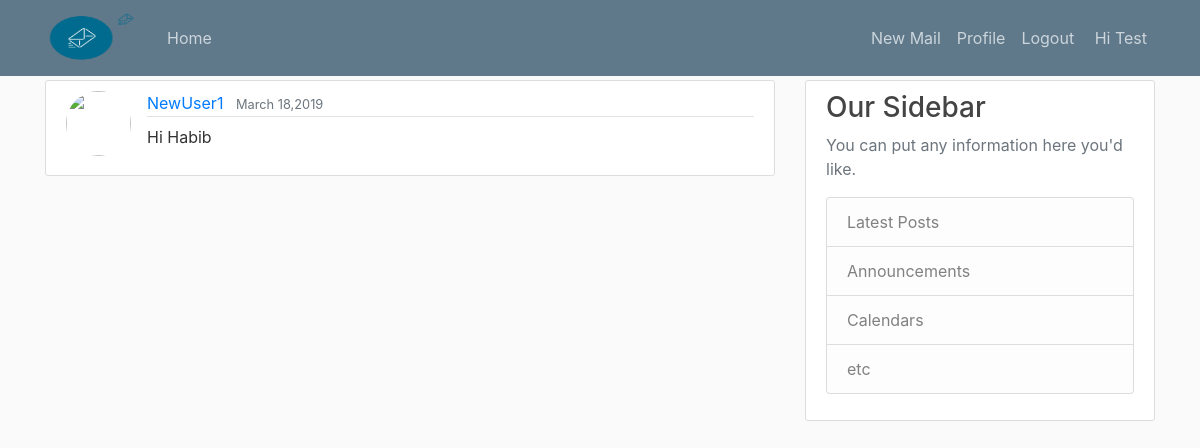
The app's page /email/2/ (signed in) with its own data.
### emailapp/models.py (models this page shows, shortened)
class EMailCompose(models.Model):
    email = models.EmailField()
    cc = models.EmailField(default="")
    bcc = models.EmailField(default="")
    subject = models.CharField(max_length=60)
    author = models.ForeignKey(User, on_delete=models.CASCADE,related_name='user')
    date_sented = models.DateTimeField(null=True,blank=True)
    attach = models.FileField(upload_to='email_file',default='default.csv')
    message = models.TextField()

### emailapp/views.py (the view)
# urls.py: path('email/<int:pk>/',views.EmailDetail.as_view() ,name='mail-detail'),
class EmailDetail(LoginRequiredMixin,DetailView):
    model = EMailCompose
    template_name = 'emailapp/emailcompose_detail.html'

### emailapp/templates/emailapp/emailcompose_detail.html (shortened to what this page needs)
{% extends "emailapp/base.html" %}
{% block content %}
       <article class="media content-section">
       <img class="rounded-circle article-img" src="{{ object.author.image.url }}">
          <div class="media-body">
            <div class="article-metadata">
              <a class="mr-2" href="{% url 'mail-detail' object.author.username %}">{{ object.author }}</a>
              <small class="text-muted">{{ object.date_sented|date:"F d,Y"}}</small>
            </div>
            <p class="article-content">{{ object.subject }}</p>
          </div>
        </article>
{% endblock %}

### emailapp/templates/emailapp/navbar.html (shortened to what this page needs)
{% load static %}
<header class="site-header">
  <nav class="navbar navbar-expand-md navbar-dark bg-steel fixed-top">
    <div class="container">
      <a class="navbar-brand mr-4" href="{% url 'mail-list' %}">
          <img src="{% static 'emailapp/image/logo2.png' %}" height="50px" width="90px">
      </a>
      <div class="collapse navbar-collapse" id="navbarToggle">
        <div class="navbar-nav mr-auto">
          <a class="nav-item nav-link" href="{% url 'mail-list' %}">Home</a>
        </div>
        <div class="navbar-nav">
            {% if user.is_authenticated %}
                <a class="nav-item nav-link" href="{% url 'mail-create' %}">New Mail</a>
                <a class="nav-item nav-link" href="{% url 'users:profile' %}">Profile</a>
                <a class="nav-item nav-link" href="{% url 'users:logout' %}">Logout</a>
                <a class="nav-item nav-link" href="{% url 'users:profile' %}">
                <span class="caret"> &nbspHi {{request.user|title}}</span></a>
            {% else %}
              <a class="nav-item nav-link" href="{% url 'users:login' %}">Login</a>
              <a class="nav-item nav-link" href="{% url 'users:register' %}">Register</a>
            {% endif %}
        </div>
      </div>
    </div>
  </nav>
</header>

### emailapp/static/emailapp/main.css (style rules this page uses)
body { background: #fafafa; color: #333333; margin-top: 5rem; }
.bg-steel { background-color: #5f788a; }
.site-header .navbar-nav .nav-link { color: #cbd5db; }
.content-section { background: #ffffff; padding: 10px 20px; border: 1px solid #dddddd; border-radius: 3px; margin-bottom: 20px; }
.article-content { white-space: pre-line; }
.article-img { height: 65px; width: 65px; margin-right: 16px; }
.article-metadata { padding-bottom: 1px; margin-bottom: 4px; border-bottom: 1px solid #e3e3e3 }

### records on screen
EMailCompose: author "NewUser1", date_sented "March 18,2019", subject "Hi Habib"

### other values on screen
{{ request.user|title }} "Test"
